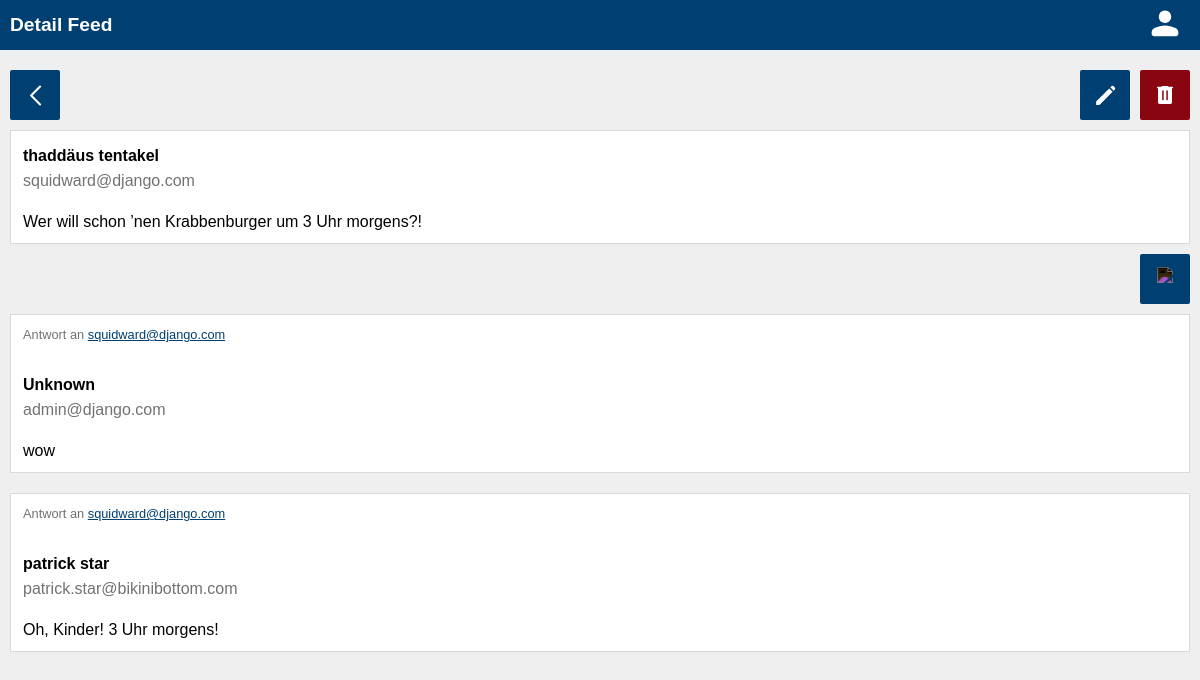
Before: /feeds/18 (signed in) with the older database file.
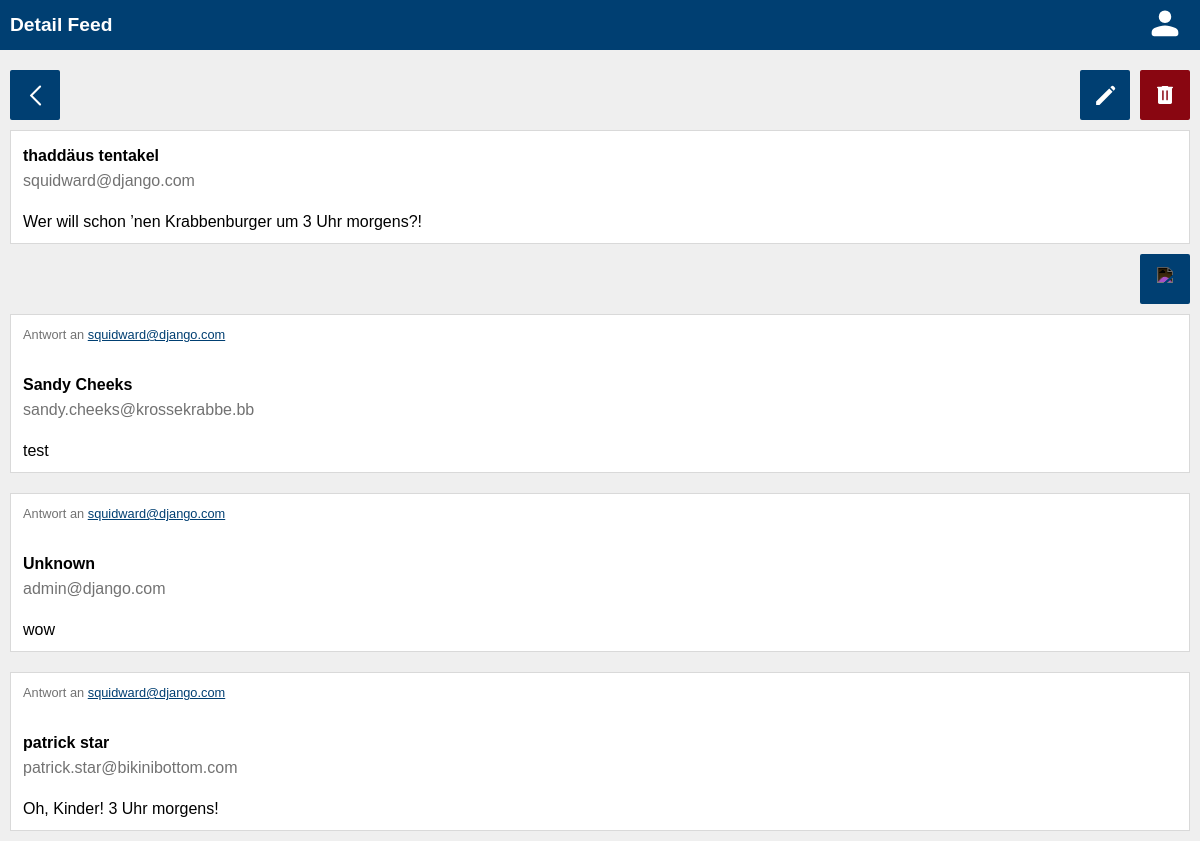
After: the same page with the newer database file.
### commentary/models.py (models this page shows)
class Commentary(models.Model):
    text = models.TextField(max_length=200)
    feed = models.ForeignKey(Feed, on_delete=models.CASCADE, related_name="commentaries")
    author = models.ForeignKey(User, on_delete=models.CASCADE, related_name="commentaries")
    class Meta:
        ordering = ['-id']

### feeds/models.py (models this page shows)
class Feed(models.Model):
    text = models.TextField(max_length=200)
    author = models.ForeignKey(
        User,
        on_delete=models.CASCADE,
        related_name="feeds",
    )
    class Meta:
        ordering = ['-id']

### authentication/models.py (models this page shows)
class User(AbstractUser):
    email = models.EmailField(_("email address"), unique=True)
    USERNAME_FIELD = "email"
    REQUIRED_FIELDS = ["username"]
    birthdate = models.DateField(null = True)
    verified = models.BooleanField(null = True)
    role = models.ForeignKey(Role, on_delete=models.SET_NULL, related_name="roles", null=True, blank=True)

### feeds/views.py (the view)
# urls.py: path("feeds/<slug:pk>", FeedView.as_view(), name="feed"),
class FeedView(generic.DetailView):
    model = Feed
    template_name = "feeds/feed.html"

### feeds/templates/feeds/feed.html (shortened to what this page needs)
{% load static %}
<!DOCTYPE html>
<html lang="en">
<head>
    <link rel="stylesheet" href="{% static 'global.css' %}">
    <link rel="stylesheet" href="{% static 'header.css' %}">
    <link rel="stylesheet" href="{% static 'style.css' %}">
    <link rel="stylesheet" href="{% static 'feeds.css' %}">
</head>
<body>
<header>
    <h1 class="title">Detail Feed</h1>
    <div class="profile">
        <a href="{% url 'user' request.user.id %}"><img src="{% static 'svgs/account.svg' %}" height="40px"/></a>
    </div>
</header>
<main>
    {% if request.user.id == feed.author.id or perms.feeds.view_feed %}
        <div class="grid-buttons grid-buttons-detail">
            <a href="{% url 'feeds' %}" class="crud-button back">
                <img src="{% static 'svgs/back.svg' %}" height="25px"/>
            </a>
            {% if request.user.id == feed.author.id or perms.feeds.change_feed %}
                <a href="{% url 'feed_update' feed.id %}" class="crud-button update">
                    <img src="{% static 'svgs/edit.svg' %}" height="25px"/>
                </a>
            {% endif %}
            {% if request.user.id == feed.author.id or perms.feeds.delete_feed %}
                <form class="delete" action="{% url 'feed_delete' feed.id %}" method="post">
                    <input type="image" src="{% static 'svgs/delete.svg' %}" value=""/>
                </form>
            {% endif %}
        </div>
        <div class="card feed">
            <a href="{% url 'user' feed.author.id %}" class="author">
                {% if feed.author.first_name != "" and feed.author.last_name != "" %}
                    <p class="fulname">{{ feed.author.first_name }} {{ feed.author.last_name }}</p>
                {% else %}
                    <p class="fulname">Unknown</p>
                {% endif %}
                <p class="email">{{ feed.author.email }}</p>
            </a>
            <div class="text">
                <p>{{ feed.text }}</p>
            </div>
        </div>
        {% if perms.commentary.view_commentary %}
            <div class="grid-buttons grid-buttons-home">
                {% if perms.commentary.add_commentary %}
                    <a href="{% url 'commentary_create' feed.id %}" class="crud-button create">
                        <img src="{% static 'svgs/add.svg' %}" height="25px"/>
                    </a>
                {% endif %}
            </div>
            <div class="grid-commentaries">
                {% for commentary in feed.commentaries.all %}
                    <a href={% url 'commentary' commentary.id %}>
                        <div class="card commentary">
                            <div class="answer">
                                <p>Antwort an <span class="answer-email">{{ commentary.feed.author.email }}</span></p>
                            </div>
                            <div class="author">
                                {% if commentary.author.first_name != "" and commentary.author.last_name != "" %}
                                    <p class="fulname">{{ commentary.author.first_name }} {{ commentary.author.last_name }}</p>
                                {% else %}
                                    <p class="fulname">Unknown</p>
                                {% endif %}
                                <p class="email">{{ commentary.author.email }}</p>
                            </div>
                            <div class="text">
                                <p>{{ commentary.text }}</p>
                            </div>
                        </div>
                    </a>
                {% endfor %}
            </div>
        {% else %}
            <div class="no-perm">
                <p>Zugriff verweigert</p>
            </div>
        {% endif %}
    {% else %}
        <div class="no-perm">
            <p>Zugriff verweigert</p>
        </div>
    {% endif %}
</main>

Changed rows visible on the page:
added Commentary: feed.author.email "squidward@django.com", author.first_name "Sandy", author.last_name "Cheeks", author.email "sandy.cheeks@krossekrabbe.bb", text "test"
